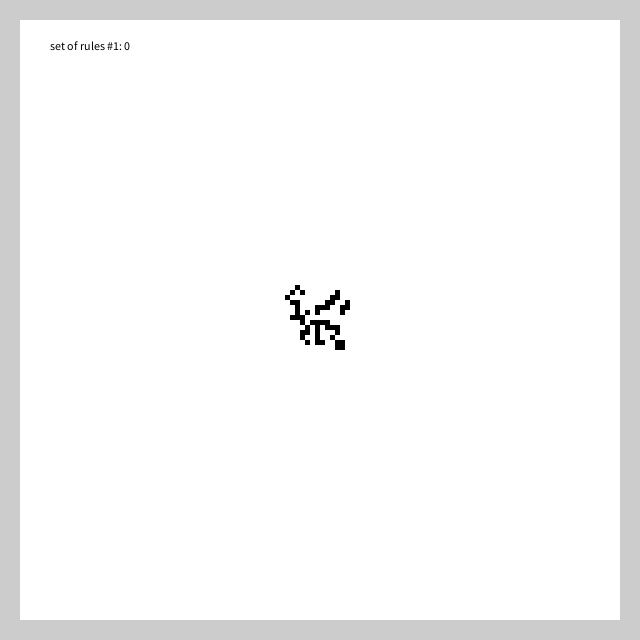
Frame 1 (no input)
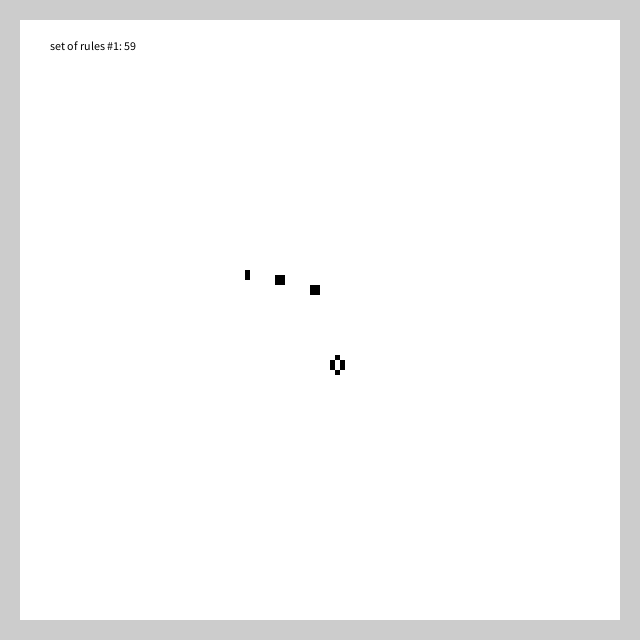
Frame 60 (the mouse pressed at the canvas centre just before this capture)
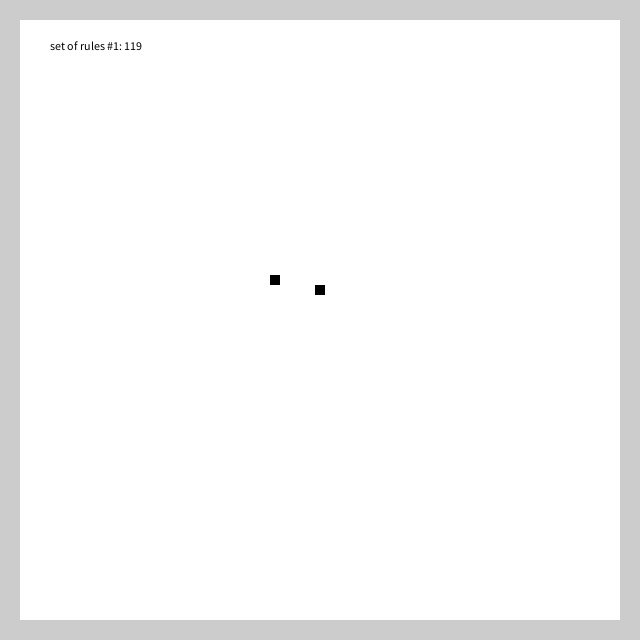
Frame 120 (the mouse held since frame 60 and released just before this capture)

The Processing sketch that drew these frames (run headless with seeded random() and noise(); from frame 60 on, the mouse is pressed at the canvas centre):

// Processing sketch: MultistagedGoL
// ── MultistagedGoL.pde
/*
Multi-stage Game of Life: 2,3 different algorithms changing frequently
Black & White algorithm together...

@author Vladimir V. KUCHINOV
@email  helloworld@vkuchinov.co.uk

*/

int rows = 120;
int cols = 120;
int cell_size = 5;
int margins = 20;

float speed = 12; //frames per second

Cell[][] grid = new Cell[cols][rows];
boolean[][] transitions = new boolean[cols][rows];

int counter = 0;
int rules = 0;
int life = 50;

String caption = "set of rules #1: ";

void setup() {
  size(640, 640); 
  frameRate(speed);
  //stroke(128);
  //strokeWeight(0.5);
  noStroke();

  //setup grid
  for (int y = 0; y < rows; y++) {
    for (int x = 0; x < cols; x++) {
      grid[x][y] = new Cell(margins + cell_size*x, margins + cell_size*y, false);
      grid[x][y].update();
      transitions[x][y] = false;
    }
  }
  
  //initial  random pattern within centre 12x12
  for(int c = 0; c < random(48, 96); c++)
    {
    int randomX = int(random(54, 66));
    int randomY = int(random(54, 66));
    
    grid[randomX][randomY].status = true;
    grid[randomX][randomY].update();
    transitions[randomX][randomY] = true;
    
    }
  
}

void draw() { 
  
   for (int y = 0; y < rows; y++) {
    for (int x = 0; x < cols; x++) {
      
      if(x >= 1 && y >= 1 && x < 119 && y < 119)
      {
      int aliveNeighbors = 0;
      
      //int[][] neigbors = {{-1, -1}, {0, -1}, {1, -1}, {-1, 0}, {1, 0}, {-1, 1}, {0, 1}, {1, 1}}; 
      
      //check top neighbors
      if(grid[x-1][y-1].status) aliveNeighbors++;
      if(grid[x][y-1].status) aliveNeighbors++;
      if(grid[x+1][y-1].status) aliveNeighbors++;
      
      //check middle neigbors
      if(grid[x-1][y].status) aliveNeighbors++;
      if(grid[x+1][y].status) aliveNeighbors++;
      
      //check bottom neigbors
      if(grid[x-1][y+1].status) aliveNeighbors++;
      if(grid[x][y+1].status) aliveNeighbors++;
      if(grid[x+1][y+1].status) aliveNeighbors++;
       
      //set of rules #1
      switch(rules){
      
      case 0:  
      if(grid[x][y].status == false && aliveNeighbors == 3) transitions[x][y] = true;
      if(grid[x][y].status == true && aliveNeighbors >= 4) transitions[x][y] = false;
      if(grid[x][y].status ==true && aliveNeighbors <= 1) transitions[x][y] = false;
      caption = "set of rules #1: ";
      life = 100;
      break;
      
      case 1:  
      if(grid[x][y].status == false && aliveNeighbors == 2) transitions[x][y] = true;
      if(grid[x][y].status == true && aliveNeighbors >= 6) transitions[x][y] = false;
      if(grid[x][y].status ==true && aliveNeighbors <= 1) transitions[x][y] = false;
      caption = "set of rules #2: ";
      life = 5;
      break;
      
      
      }
      }
    }
  }
  
  for (int y = 0; y < rows; y++) {
    for (int x = 0; x < cols; x++) {
      
      grid[x][y].status = transitions[x][y];
      grid[x][y].update();
   }
  }
  
  fill(0);
  text(caption + counter, 50, 50);
  
  if(counter != 0 && counter%life == 0) { if(rules == 0) { rules = 1; } else {rules = 0; }}
  counter++;
} 


class Cell { 
  float ypos, speed, xpos; 
  boolean status;

  Cell (float x, float y, boolean stat) {  
    ypos = y;  
    xpos = x;
    status = stat;
  } 
  void update() { 

    if (status) if(rules == 0) { fill(0); } else { fill(255, 0, 255); }
    else fill(255);
    rect(xpos, ypos, cell_size, cell_size);
  }
} 
